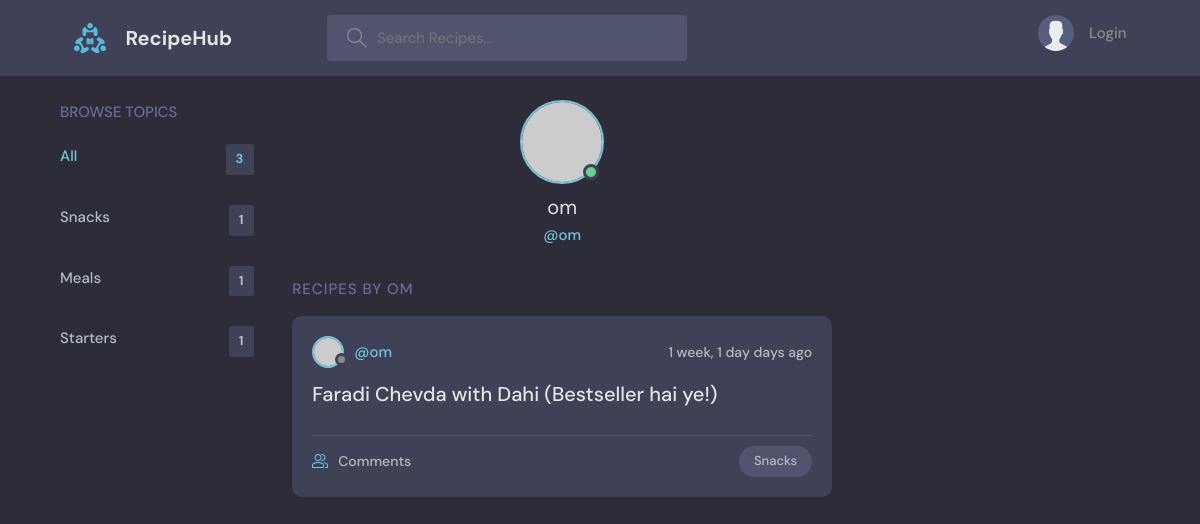
The app's page /profile/2/ with its own data.
### base/models.py (models this page shows, shortened)
class Topic(models.Model):
    name = models.CharField(max_length=200)

class Recipe(models.Model):
    host = models.ForeignKey(User, on_delete=models.SET_NULL, null=True)
    topic = models.ForeignKey(Topic, on_delete=models.SET_NULL, null=True)
    name = models.CharField(max_length=200)
    description = models.TextField(null=True, blank=True)
    updated = models.DateTimeField(auto_now=True)
    created = models.DateTimeField(auto_now_add=True)
    class Meta:
        ordering = ['-updated', '-created']

### base/views.py (the view)
# urls.py: path('profile/<str:pk>/', views.userProfile, name="user-profile"),
def userProfile(request, pk):
    user = User.objects.get(id=pk)
    recipes = user.recipe_set.all()
    topics = Topic.objects.all()
    context = {'user': user, 'recipes': recipes, 'topics': topics}
    return render(request, 'profile.html', context)

### templates/profile.html (shortened to what this page needs)
{% extends 'main.html' %}
{% block content %}
  <main class="profile-page layout layout--3">
    <div class="container">
      {% include 'topics_component.html' %}
      <div class="roomList">
        <div class="profile">
          <div class="profile__avatar">
            <div class="avatar avatar--large active">
              <img src="https://randomuser.me/api/portraits/men/11.jpg" />
            </div>
          </div>
          <div class="profile__info">
            <h3>{{user.username}}</h3>
            <p>@{{user.username}}</p>
          </div>
        </div>
        <div class="roomList__header">
          <div>
            <h2>Recipes by {{user.username}}</h2>
          </div>
        </div>
        {% include 'feed_component.html' %}
      </div>
    </div>
  </main>
{% endblock content %}

### templates/topics_component.html
<div class="topics">
    <div class="topics__header">
        <h2>Browse Topics</h2>
    </div>
    <ul class="topics__list">
        <li>
            <a href="{% url 'home' %}" class="active">All <span>{{topics.count}}</span></a>
        </li>
        {% for topic in topics %}
        <li>
            <a href="{% url 'home' %}?q={{topic.name}}">{{topic.name}} <span>{{topic.recipe_set.all.count}}</span></a>
        </li>
        {% endfor %}
    </ul>
</div>

### templates/feed_component.html (shortened to what this page needs)
{% for recipe in recipes %}
    <div class="roomListRoom">
        <div class="roomListRoom__header">
            <a href="{% url 'user-profile' recipe.host.id %}" class="roomListRoom__author">
                <div class="avatar avatar--small">
                    <img src="https://randomuser.me/api/portraits/women/11.jpg" />
                </div>
                <span>@{{recipe.host.username}}</span>
            </a>
            <div class="roomListRoom__actions">
                <span>{{recipe.created|timesince}} days ago</span>
            </div>
        </div>
        <div class="roomListRoom__content">
            <a href="{% url 'recipe' recipe.id %}">{{recipe.name}}</a>
        </div>
        <div class="roomListRoom__meta">
            <a href="{% url 'recipe' recipe.id %}" class="roomListRoom__joined">
                Comments
            </a>
            <p class="roomListRoom__topic">{{recipe.topic.name}}</p>
        </div>
    </div>
{% endfor %}

### static/styles/style.css (style rules this page uses)
:root { --color-main: #71c6dd; --color-main-light: #e1f6fb; --color-dark: #3f4156; --color-dark-medium: #51546e; --color-dark-light: #696d97; --color-light: #e5e5e5; --color-gray: #8b8b8b; --color-light-gray: #b2bdbd; --color-bg: #2d2d39; --color-success: #5dd693; --color-error: #fc4b0b; }
* { font-family: "DM Sans", -apple-system, BlinkMacSystemFont, "Segoe UI", Roboto, Oxygen, Ubuntu, Cantarell, "Open Sans", "Helvetica Neue", sans-serif; margin: 0; padding: 0; box-sizing: border-box; text-rendering: optimizeLegibility; font-size: inherit; }
html { font-size: 56.25%; }
@media only screen and (min-width: 1200px) { html { font-size: 62.5%; } }
body { line-height: 1.6; font-weight: 400; font-size: 1.5rem; color: var(--color-light-gray); background-color: var(--color-bg); min-height: 100vh; }
img { width: 100%; }
a { display: inline-block; color: var(--color-main); text-decoration: none; }
.container { max-width: 120rem; width: 90%; margin: auto; }
.avatar { position: relative; display: inline-block; border-radius: 50%; border: 2px solid var(--color-main); }
.avatar img { display: block; border-radius: 50%; object-fit: cover; object-position: center; }
.avatar::after { content: ""; display: block; position: absolute; background-color: var(--color-gray); z-index: 111; border-radius: 50%; border: 0.3rem solid var(--color-dark); }
.avatar.active::after { background-color: var(--color-success); }
.avatar.avatar--small img { width: 2.8rem; height: 2.8rem; }
.avatar.avatar--small:after { width: 0.7rem; height: 0.7rem; bottom: 0px; right: -6px; }
.avatar.avatar--large img { display: block; width: 8rem; height: 8rem; border-radius: 50%; }
.avatar.avatar--large:after { width: 1rem; height: 1rem; bottom: 2px; right: 3.5px; }
.layout { margin-top: 2.4rem; }
.layout > .container { display: flex; justify-content: space-between; align-items: flex-start; }
.layout--3 > .container > div:first-child { flex-basis: 18%; max-width: 22.5rem; }
.layout--3 > .container > div:nth-child(2) { flex-basis: 50%; }
.topics__header { margin-bottom: 2rem; }
.topics__header h2 { text-transform: uppercase; font-weight: 500; color: var(--color-dark-light); }
.topics__list { list-style: none; }
.topics__list li a { display: flex; justify-content: space-between; margin-bottom: 3rem; font-weight: 500; color: var(--color-light-gray); transition: all 0.3s ease-in-out; }
.topics__list li a.active, .topics__list li a:hover { color: var(--color-main); }
.topics__list li a span { padding: 0.5rem 1rem; background-color: var(--color-dark); border-radius: 3px; font-size: 1.3rem; font-weight: 700; letter-spacing: 1px; }
.roomList__header { display: flex; justify-content: space-between; align-items: center; margin-bottom: 2.4rem; }
.roomList__header h2 { text-transform: uppercase; font-weight: 500; color: var(--color-light); letter-spacing: 1px; }
.roomListRoom { margin-bottom: 2.4rem; background-color: var(--color-dark); border-radius: 1rem; padding: 2rem; }
.roomListRoom__header { display: flex; justify-content: space-between; align-items: center; }
.roomListRoom__author { font-weight: 500; display: flex; align-items: center; gap: 1rem; }
.roomListRoom__actions { display: flex; align-items: flex-start; gap: 1rem; position: relative; }
.roomListRoom__actions span { font-size: 1.4rem; font-weight: 500; }
.roomListRoom__content { margin: 1rem 0; }
.roomListRoom__content a { font-size: 2rem; font-weight: 500; margin-bottom: 1.5rem; color: var(--color-light); transition: all 0.3s ease-in-out; }
.roomListRoom__meta { border-top: 1px solid var(--color-dark-medium); padding-top: 1rem; display: flex; align-items: center; justify-content: space-between; }
.roomListRoom__joined { color: var(--color-light-gray); display: flex; align-items: center; gap: 1rem; font-size: 1.4rem; font-weight: 500; }
.roomListRoom__joined svg { fill: var(--color-main); width: 1.6rem; height: 1.6rem; }
.roomListRoom__topic { padding: 5px 1.5rem; background-color: var(--color-dark-medium); border-radius: 5rem; font-weight: 500; font-size: 1.3rem; }
.profile { margin-bottom: 3rem; }
.profile__avatar { text-align: center; }
.profile__info { text-align: center; }
.profile__info h3 { font-size: 2rem; color: var(--color-light); font-weight: 400; }
.profile__info p { color: var(--color-main); font-weight: 500; margin-bottom: 1rem; }
.profile-page .roomList__header { margin-bottom: 1.5rem; }
.profile-page .roomList__header h2 { color: var(--color-dark-light); }

### records on screen
Topic: name "Snacks", recipe_set.all.count "1"
Topic: name "Meals", recipe_set.all.count "1"
Topic: name "Starters", recipe_set.all.count "1"
Recipe: host.username "om", created "1 week, 1 day", name "Faradi Chevda with Dahi (Bestseller hai ye!)", topic.name "Snacks"

### other values on screen
{{ topics.count }} "3"
{{ user.username }} "om"
{{ user.username }} "OM"
